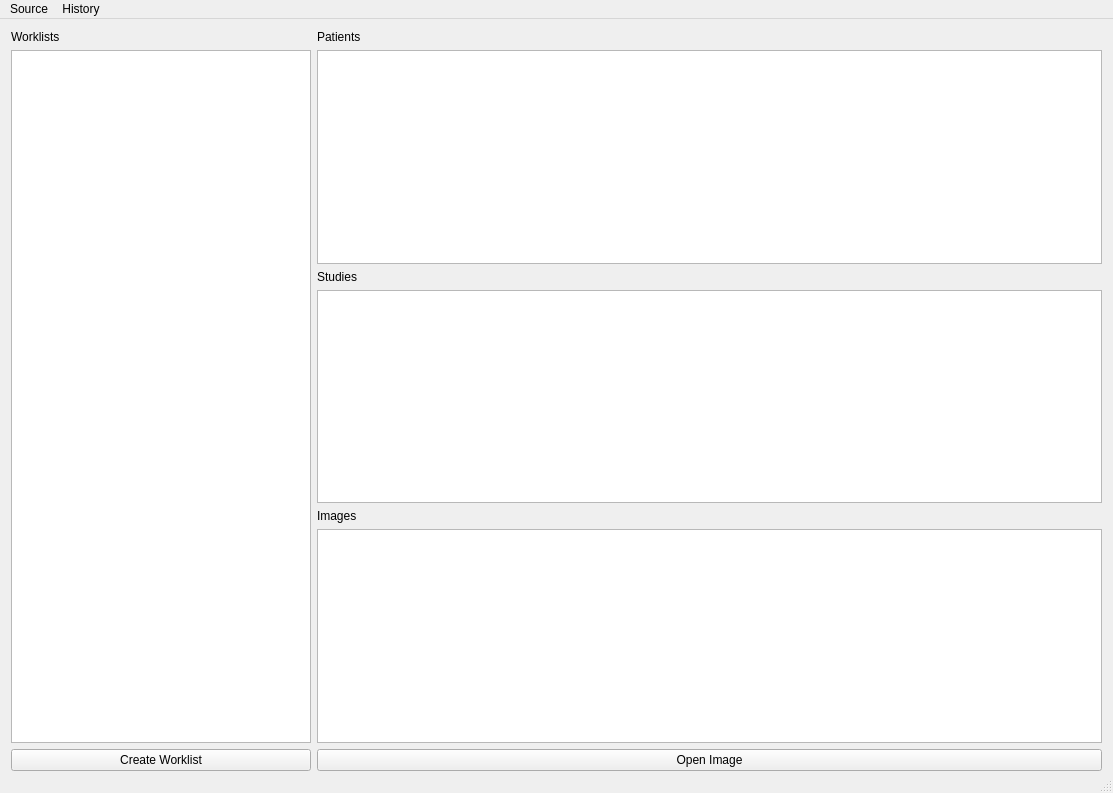
<?xml version="1.0" encoding="UTF-8"?>
<ui version="4.0">
 <class>WorklistWindowLayout</class>
 <widget class="QMainWindow" name="WorklistWindowLayout">
  <property name="geometry">
   <rect>
    <x>0</x>
    <y>0</y>
    <width>1113</width>
    <height>793</height>
   </rect>
  </property>
  <property name="windowTitle">
   <string>Worklistinterface</string>
  </property>
  <widget class="QWidget" name="centralWidget">
   <layout class="QGridLayout" name="gridLayout">
    <property name="bottomMargin">
     <number>0</number>
    </property>
    <item row="6" column="0">
     <widget class="QPushButton" name="button_create_worklist">
      <property name="maximumSize">
       <size>
        <width>16777215</width>
        <height>16777215</height>
       </size>
      </property>
      <property name="text">
       <string>Create Worklist</string>
      </property>
     </widget>
    </item>
    <item row="0" column="1">
     <widget class="QLabel" name="label_patients">
      <property name="text">
       <string>Patients</string>
      </property>
     </widget>
    </item>
    <item row="0" column="0">
     <widget class="QLabel" name="label_worklists">
      <property name="text">
       <string>Worklists</string>
      </property>
     </widget>
    </item>
    <item row="2" column="1">
     <widget class="QLabel" name="label_studies">
      <property name="text">
       <string>Studies</string>
      </property>
     </widget>
    </item>
    <item row="1" column="1">
     <widget class="QTableView" name="view_patients">
      <property name="enabled">
       <bool>true</bool>
      </property>
      <property name="editTriggers">
       <set>QAbstractItemView::AnyKeyPressed|QAbstractItemView::EditKeyPressed</set>
      </property>
      <property name="showDropIndicator" stdset="0">
       <bool>false</bool>
      </property>
      <property name="dragEnabled">
       <bool>true</bool>
      </property>
      <property name="dragDropOverwriteMode">
       <bool>false</bool>
      </property>
      <property name="dragDropMode">
       <enum>QAbstractItemView::DragOnly</enum>
      </property>
      <property name="defaultDropAction">
       <enum>Qt::IgnoreAction</enum>
      </property>
      <property name="alternatingRowColors">
       <bool>true</bool>
      </property>
      <property name="selectionMode">
       <enum>QAbstractItemView::SingleSelection</enum>
      </property>
      <property name="sortingEnabled">
       <bool>true</bool>
      </property>
      <attribute name="horizontalHeaderCascadingSectionResizes">
       <bool>true</bool>
      </attribute>
      <attribute name="horizontalHeaderShowSortIndicator" stdset="0">
       <bool>true</bool>
      </attribute>
      <attribute name="horizontalHeaderStretchLastSection">
       <bool>true</bool>
      </attribute>
      <attribute name="verticalHeaderVisible">
       <bool>false</bool>
      </attribute>
      <attribute name="verticalHeaderMinimumSectionSize">
       <number>20</number>
      </attribute>
      <attribute name="verticalHeaderDefaultSectionSize">
       <number>33</number>
      </attribute>
     </widget>
    </item>
    <item row="4" column="1">
     <widget class="QLabel" name="label_images">
      <property name="text">
       <string>Images</string>
      </property>
     </widget>
    </item>
    <item row="5" column="1">
     <widget class="QListView" name="view_images">
      <property name="sizePolicy">
       <sizepolicy hsizetype="Expanding" vsizetype="Expanding">
        <horstretch>0</horstretch>
        <verstretch>0</verstretch>
       </sizepolicy>
      </property>
      <property name="editTriggers">
       <set>QAbstractItemView::EditKeyPressed</set>
      </property>
      <property name="showDropIndicator" stdset="0">
       <bool>false</bool>
      </property>
      <property name="dragEnabled">
       <bool>true</bool>
      </property>
      <property name="dragDropMode">
       <enum>QAbstractItemView::DragDrop</enum>
      </property>
      <property name="defaultDropAction">
       <enum>Qt::IgnoreAction</enum>
      </property>
      <property name="iconSize">
       <size>
        <width>200</width>
        <height>200</height>
       </size>
      </property>
      <property name="movement">
       <enum>QListView::Snap</enum>
      </property>
      <property name="resizeMode">
       <enum>QListView::Adjust</enum>
      </property>
      <property name="layoutMode">
       <enum>QListView::Batched</enum>
      </property>
      <property name="spacing">
       <number>0</number>
      </property>
      <property name="gridSize">
       <size>
        <width>250</width>
        <height>250</height>
       </size>
      </property>
      <property name="viewMode">
       <enum>QListView::IconMode</enum>
      </property>
      <property name="uniformItemSizes">
       <bool>true</bool>
      </property>
     </widget>
    </item>
    <item row="3" column="1">
     <widget class="QTableView" name="view_studies">
      <property name="editTriggers">
       <set>QAbstractItemView::AnyKeyPressed|QAbstractItemView::EditKeyPressed</set>
      </property>
      <property name="showDropIndicator" stdset="0">
       <bool>false</bool>
      </property>
      <property name="dragEnabled">
       <bool>true</bool>
      </property>
      <property name="dragDropOverwriteMode">
       <bool>false</bool>
      </property>
      <property name="dragDropMode">
       <enum>QAbstractItemView::DragOnly</enum>
      </property>
      <property name="defaultDropAction">
       <enum>Qt::IgnoreAction</enum>
      </property>
      <property name="alternatingRowColors">
       <bool>true</bool>
      </property>
      <property name="selectionMode">
       <enum>QAbstractItemView::SingleSelection</enum>
      </property>
      <property name="sortingEnabled">
       <bool>true</bool>
      </property>
      <attribute name="horizontalHeaderCascadingSectionResizes">
       <bool>true</bool>
      </attribute>
      <attribute name="horizontalHeaderStretchLastSection">
       <bool>true</bool>
      </attribute>
      <attribute name="verticalHeaderVisible">
       <bool>false</bool>
      </attribute>
      <attribute name="verticalHeaderMinimumSectionSize">
       <number>20</number>
      </attribute>
     </widget>
    </item>
    <item row="6" column="1">
     <widget class="QPushButton" name="button_open_image">
      <property name="maximumSize">
       <size>
        <width>16777215</width>
        <height>16777215</height>
       </size>
      </property>
      <property name="text">
       <string>Open Image</string>
      </property>
     </widget>
    </item>
    <item row="1" column="0" rowspan="5">
     <widget class="QListView" name="view_worklists">
      <property name="minimumSize">
       <size>
        <width>300</width>
        <height>0</height>
       </size>
      </property>
      <property name="maximumSize">
       <size>
        <width>300</width>
        <height>16777215</height>
       </size>
      </property>
      <property name="acceptDrops">
       <bool>true</bool>
      </property>
      <property name="editTriggers">
       <set>QAbstractItemView::EditKeyPressed</set>
      </property>
      <property name="dragDropMode">
       <enum>QAbstractItemView::DropOnly</enum>
      </property>
      <property name="defaultDropAction">
       <enum>Qt::IgnoreAction</enum>
      </property>
     </widget>
    </item>
   </layout>
  </widget>
  <widget class="QMenuBar" name="menuBar">
   <property name="geometry">
    <rect>
     <x>0</x>
     <y>0</y>
     <width>1113</width>
     <height>21</height>
    </rect>
   </property>
   <widget class="QMenu" name="menu_source">
    <property name="title">
     <string>Source</string>
    </property>
    <addaction name="action_open_file"/>
    <addaction name="action_open_folder"/>
    <addaction name="action_open_external"/>
   </widget>
   <widget class="QMenu" name="menu_history">
    <property name="title">
     <string>History</string>
    </property>
   </widget>
   <addaction name="menu_source"/>
   <addaction name="menu_history"/>
  </widget>
  <widget class="QStatusBar" name="status_bar"/>
  <action name="action_open_file">
   <property name="text">
    <string>Open File</string>
   </property>
  </action>
  <action name="action_open_folder">
   <property name="text">
    <string>Open Folder</string>
   </property>
  </action>
  <action name="action_open_external">
   <property name="text">
    <string>Open External</string>
   </property>
   <property name="visible">
    <bool>false</bool>
   </property>
   <property name="iconVisibleInMenu">
    <bool>true</bool>
   </property>
  </action>
 </widget>
 <layoutdefault spacing="6" margin="11"/>
 <resources/>
 <connections/>
</ui>
